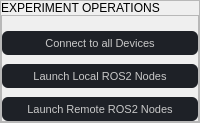
                                   <widget class="QFrame" name="diagnosticsExperimentRunFrame">
                                    <property name="frameShape">
                                     <enum>QFrame::StyledPanel</enum>
                                    </property>
                                    <property name="frameShadow">
                                     <enum>QFrame::Raised</enum>
                                    </property>
                                    <layout class="QVBoxLayout" name="verticalLayout_37">
                                     <property name="spacing">
                                      <number>0</number>
                                     </property>
                                     <property name="leftMargin">
                                      <number>0</number>
                                     </property>
                                     <property name="topMargin">
                                      <number>0</number>
                                     </property>
                                     <property name="rightMargin">
                                      <number>0</number>
                                     </property>
                                     <property name="bottomMargin">
                                      <number>0</number>
                                     </property>
                                     <item>
                                      <widget class="QLabel" name="diagnosticsExperimentRunLabel">
                                       <property name="text">
                                        <string>EXPERIMENT OPERATIONS</string>
                                       </property>
                                      </widget>
                                     </item>
                                     <item>
                                      <widget class="QFrame" name="experimentRunButtons">
                                       <property name="styleSheet">
                                        <string notr="true">#experimentRunButtons QPushButton {
background-color: rgb(30, 33, 39);
border-radius: 6px;
padding: 0 9px 0 9px;
min-height: 24px;
max-height: 24px;
border: none;
color: rgb(201, 201, 201);
font-size: 11px;
}
#experimentRunButtons QPushButton:hover {
background-color: rgb(40, 44, 52);
}
#experimentRunButtons QPushButton:pressed {
background-color: rgb(40, 44, 52);
}
</string>
                                       </property>
                                       <property name="frameShape">
                                        <enum>QFrame::StyledPanel</enum>
                                       </property>
                                       <property name="frameShadow">
                                        <enum>QFrame::Raised</enum>
                                       </property>
                                       <layout class="QVBoxLayout" name="verticalLayout_38">
                                        <property name="spacing">
                                         <number>9</number>
                                        </property>
                                        <property name="leftMargin">
                                         <number>0</number>
                                        </property>
                                        <property name="topMargin">
                                         <number>15</number>
                                        </property>
                                        <property name="rightMargin">
                                         <number>0</number>
                                        </property>
                                        <property name="bottomMargin">
                                         <number>0</number>
                                        </property>
                                        <item>
                                         <widget class="QPushButton" name="btn_connect_to_remote_devices">
                                          <property name="cursor">
                                           <cursorShape>PointingHandCursor</cursorShape>
                                          </property>
                                          <property name="text">
                                           <string>Connect to all Devices</string>
                                          </property>
                                         </widget>
                                        </item>
                                        <item>
                                         <widget class="QPushButton" name="btn_start_local_ros2_nodes">
                                          <property name="cursor">
                                           <cursorShape>PointingHandCursor</cursorShape>
                                          </property>
                                          <property name="text">
                                           <string>Launch Local ROS2 Nodes</string>
                                          </property>
                                         </widget>
                                        </item>
                                        <item>
                                         <widget class="QPushButton" name="btn_start_remote_ros2_nodes">
                                          <property name="cursor">
                                           <cursorShape>PointingHandCursor</cursorShape>
                                          </property>
                                          <property name="text">
                                           <string>Launch Remote ROS2 Nodes</string>
                                          </property>
                                         </widget>
                                        </item>
                                       </layout>
                                      </widget>
                                     </item>
                                    </layout>
                                   </widget>
